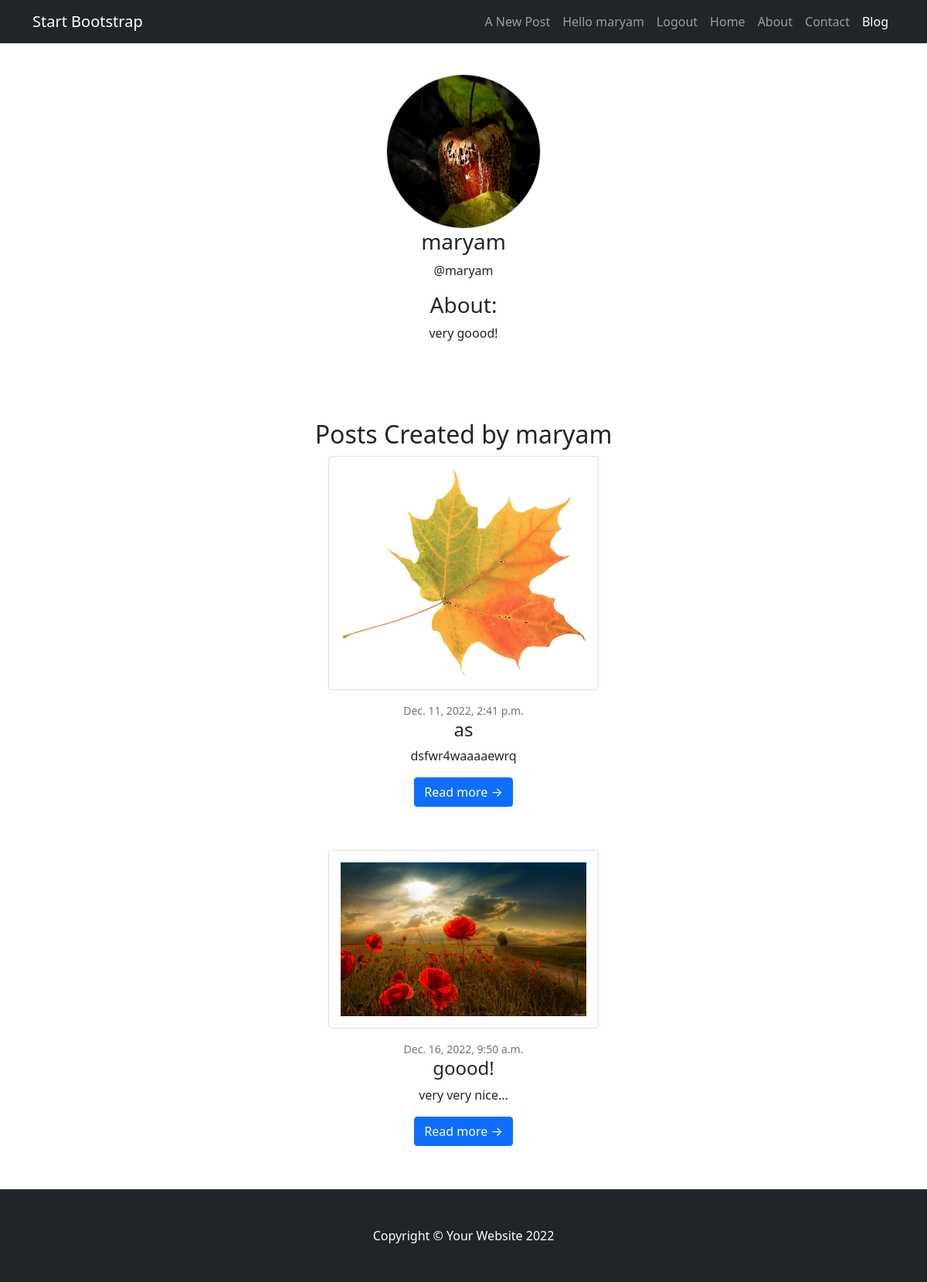
The page /profile/1 on the database as committed earlier.
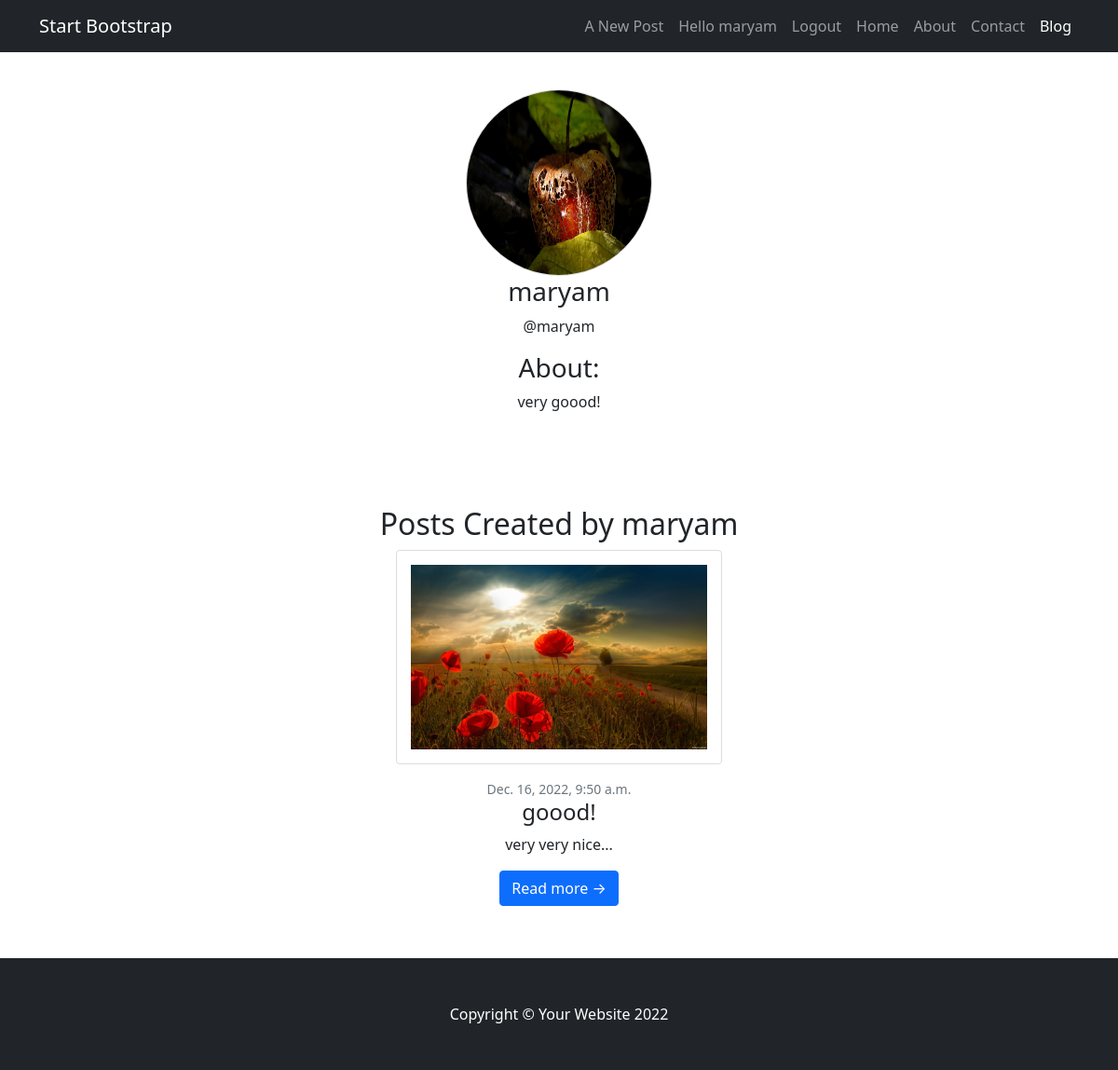
The same page on the database as committed later.
### blog/models.py (models this page shows, shortened)
class Post(models.Model):
    topic = models.CharField(max_length=100, null=True, blank=True)
    title = models.CharField(max_length=100)
    text = models.TextField(null=True, blank=True)
    picture = models.ImageField(blank=True, null=True, upload_to="media")
    date_created = models.DateTimeField(auto_now=True)
    date_updated = models.DateTimeField(auto_now_add=True)
    writer = models.ForeignKey(User, on_delete=models.CASCADE)
    slug = models.SlugField()
    objects = PostManager()

### blog/views.py (the view)
# urls.py: path('profile/<str:pk>', views.userprofile, name='user-profile'),
def userprofile(request,  pk):
	user = User.objects.get(id=pk)
	posts = user.post_set.all()
	context = {'user':user, 'posts':posts}
	return render(request, 'blog/profile.html', context)

### blog/models.py (called while the page is built)
    def get_queryset(self):
        return PostQuerySet(self.model, using=self._db)

### templates/blog/profile.html (shortened to what this page needs)
{% extends 'base.html' %}
{% block content %}
<main class="profile-page layout layout--3">
  <div class="container" >
      <div class="profile" style="margin-bottom: 100px; margin-top: 40px">
        <div>
          <img src="{{user.avatar.url}}" class="image" />
        </div>
        <div class="profile__info">
          <h3>{{user.username}}</h3>
          <p>@{{user.username}}</p>
        </div>
        <div class="profile__about">
          <h3>About:</h3>
          <p>
            {{user.bio}}
          </p>
        </div>
      </div>
      <div>
        <div>
          <h2>Posts Created by {{user.username}}</a>
          </h2>
        </div>
        <div class="card-mb-4">
          {% for post in posts %}
              <a href="{% url 'blog:detail' post.slug %}"><img class="card-img-top" src="{{ post.picture.url }}" alt="..." /></a>
              <div class="card-body" style="margin-bottom: 40px">
                <div class="small text-muted">{{post.date_created}}</div>
                <h2 class="card-title h4">{{post.title}}</h2>
                <p class="card-text">{{post.text}}</p>
                <a class="btn btn-primary" href="{% url 'blog:detail' post.slug %}">Read more →</a>
              </div>
          {% endfor %}
        </div>
      </div>
    </div>
</main>
{% endblock content %}

Rows that differ between the two databases and show on the page:
removed Post: picture (picture), date_created "Dec. 11, 2022, 2:41 p.m.", title "as", text "dsfwr4waaaaewrq"
